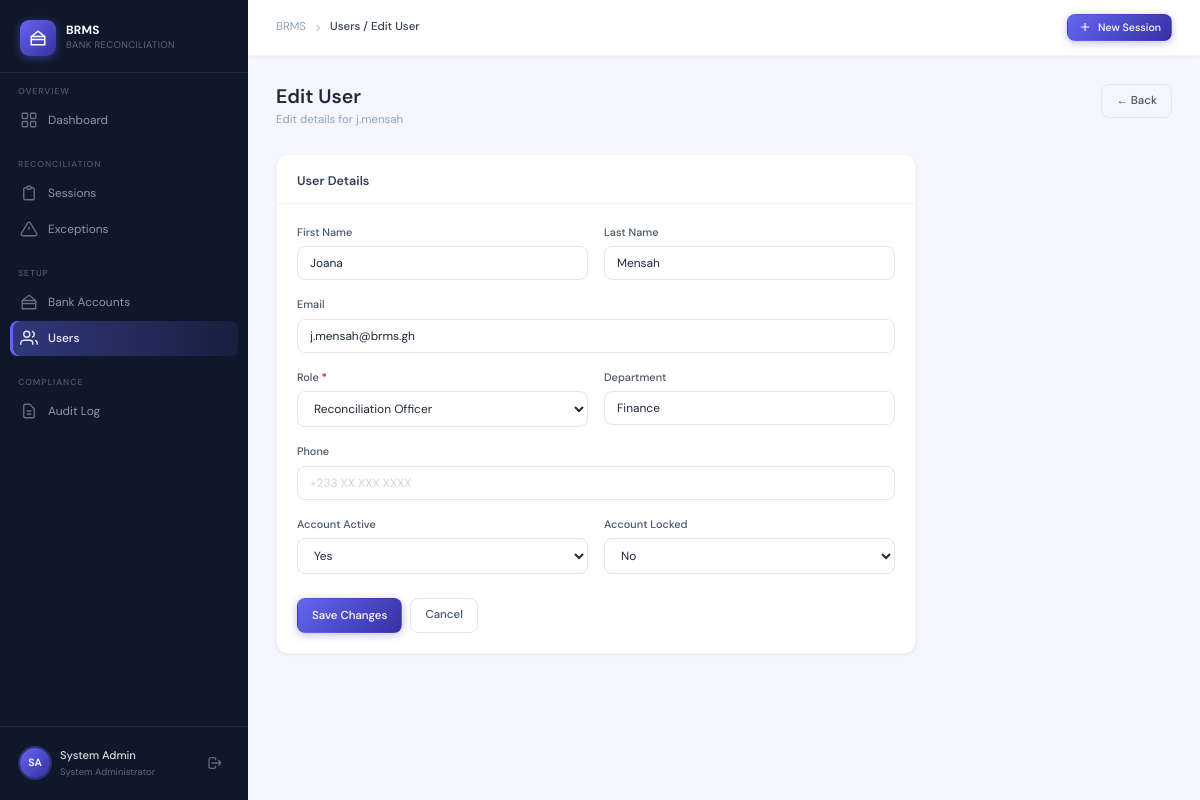
The app's page /accounts/users/7/edit/ (signed in) with its own data.
### accounts/models.py (models this page shows, shortened)
class User(AbstractUser):
    ROLE_CHOICES = [
        ('admin', 'System Administrator'),
        ('officer', 'Reconciliation Officer'),
        ('manager', 'Finance Manager'),
        ('auditor', 'Internal Auditor'),
        ('executive', 'Executive User'),
    ]
    role = models.CharField(max_length=20, choices=ROLE_CHOICES, default='officer')
    phone = models.CharField(max_length=20, blank=True)
    department = models.CharField(max_length=100, blank=True)
    is_locked = models.BooleanField(default=False)
    last_password_change = models.DateTimeField(null=True, blank=True)
    created_at = models.DateTimeField(auto_now_add=True)
    def can_upload(self):
        return self.role in ['officer', 'admin']

### accounts/views.py (the view)
# urls.py: path('users/<int:pk>/edit/', views.user_edit, name='user_edit'),
@login_required
def user_edit(request, pk):
    if request.user.role != 'admin':
        messages.error(request, 'Access denied.')
        return redirect('dashboard:home')
    user = get_object_or_404(User, pk=pk)
    form = UserEditForm(request.POST or None, instance=user)
    if request.method == 'POST' and form.is_valid():
        form.save()
        log_action(request, 'EDIT_USER', 'User', user.id, new=str(form.cleaned_data))
        messages.success(request, 'User updated successfully.')
        return redirect('accounts:user_list')
    return render(request, 'accounts/user_form.html', {'form': form, 'title': 'Edit User', 'edit_user': user})

### accounts/forms.py
class UserEditForm(forms.ModelForm):
    class Meta:
        model = User
        fields = ['first_name', 'last_name', 'email', 'role', 'phone', 'department', 'is_active', 'is_locked']

### templates/accounts/user_form.html (shortened to what this page needs)
{% extends 'base.html' %}
{% block nav_users %}active{% endblock %}
{% block breadcrumb %}Users / {{ title }}{% endblock %}
{% block content %}
<div class="page-header">
  <div>
    <div class="page-title">{{ title }}</div>
    <div class="page-subtitle">{% if edit_user %}Edit details for {{ edit_user.username }}{% else %}Add a new system user{% endif %}</div>
  </div>
  <a href="{% url 'accounts:user_list' %}" class="btn btn-outline">← Back</a>
</div>
<div style="max-width:640px">
  <div class="card">
    <div class="card-header"><span class="card-title">User Details</span></div>
    <div class="card-body">
      <form method="post">
        <div class="form-grid">
          <div class="form-group">
            <label class="form-label">First Name</label>
            <input type="text" name="first_name" class="form-control" placeholder="First name"
                   value="{{ form.first_name.value|default:'' }}">
          </div>
          <div class="form-group">
            <label class="form-label">Last Name</label>
            <input type="text" name="last_name" class="form-control" placeholder="Last name"
                   value="{{ form.last_name.value|default:'' }}">
          </div>
        </div>
        <div class="form-group">
          <label class="form-label">Email</label>
          <input type="email" name="email" class="form-control" placeholder="email@example.com"
                 value="{{ form.email.value|default:'' }}">
        </div>
        <div class="form-grid">
          <div class="form-group">
            <label class="form-label">Role <span style="color:var(--danger)">*</span></label>
            <select name="role" class="form-control">
              <option value="officer"    {% if form.role.value == 'officer' or not form.role.value %}selected{% endif %}>Reconciliation Officer</option>
            </select>
          </div>
          <div class="form-group">
            <label class="form-label">Department</label>
            <input type="text" name="department" class="form-control" placeholder="e.g. Finance"
                   value="{{ form.department.value|default:'' }}">
          </div>
        </div>
        <div class="form-group">
          <label class="form-label">Phone</label>
          <input type="text" name="phone" class="form-control" placeholder="+233 XX XXX XXXX"
                 value="{{ form.phone.value|default:'' }}">
        </div>
        {% if not edit_user %}
        <div class="form-grid">
          <div class="form-group">
            <label class="form-label">Password <span style="color:var(--danger)">*</span></label>
            <input type="password" name="password" class="form-control" placeholder="Min. 12 characters" required>
            {% if form.password.errors %}<div class="form-error">{{ form.password.errors }}</div>{% endif %}
          </div>
          <div class="form-group">
            <label class="form-label">Confirm Password <span style="color:var(--danger)">*</span></label>
            <input type="password" name="confirm_password" class="form-control" placeholder="Repeat password" required>
          </div>
        </div>
        {% else %}
        <div class="form-grid">
          <div class="form-group">
            <label class="form-label">Account Active</label>
            <select name="is_active" class="form-control">
              <option value="True" {% if form.is_active.value %}selected{% endif %}>Yes</option>
            </select>
          </div>
          <div class="form-group">
            <label class="form-label">Account Locked</label>
            <select name="is_locked" class="form-control">
              <option value="False" {% if not form.is_locked.value %}selected{% endif %}>No</option>
            </select>
          </div>
        </div>
        {% endif %}
        <div style="display:flex;gap:8px;margin-top:8px">
          <button type="submit" class="btn btn-primary">
            {% if edit_user %}Save Changes{% else %}Create User{% endif %}
          </button>
          <a href="{% url 'accounts:user_list' %}" class="btn btn-outline">Cancel</a>
        </div>
      </form>
    </div>
  </div>
</div>
{% endblock %}

### templates/base.html (shortened to what this page needs)
{% load static %}<!DOCTYPE html>
<html lang="en">
<head>
  <link rel="stylesheet" href="{% static 'css/brms.css' %}">
</head>
<body>
<div class="app-wrapper">
  <aside class="sidebar">
    <div class="sidebar-brand">
      <div class="brand-logo">
        <div class="brand-icon">
          <svg width="18" height="18" fill="none" stroke="currentColor" stroke-width="2" viewBox="0 0 24 24">
            <path d="M3 10h18M3 14h18M12 3L3 10v11h18V10L12 3z"/>
          </svg>
        </div>
        <div class="brand-text">
          <span class="brand-name">BRMS</span>
          <span class="brand-sub">Bank Reconciliation</span>
        </div>
      </div>
    </div>
    <nav class="sidebar-nav">
      <div class="nav-section">
        <div class="nav-section-label">Overview</div>
        <a href="{% url 'dashboard:home' %}" class="nav-item {% block nav_dashboard %}{% endblock %}">
          <svg class="nav-icon" fill="none" stroke="currentColor" stroke-width="1.8" viewBox="0 0 24 24">
            <rect x="3" y="3" width="7" height="7" rx="1"/><rect x="14" y="3" width="7" height="7" rx="1"/>
            <rect x="14" y="14" width="7" height="7" rx="1"/><rect x="3" y="14" width="7" height="7" rx="1"/>
          </svg>
          Dashboard
        </a>
      </div>
      <div class="nav-section">
        <div class="nav-section-label">Reconciliation</div>
        <a href="{% url 'reconciliation:session_list' %}" class="nav-item {% block nav_sessions %}{% endblock %}">
          <svg class="nav-icon" fill="none" stroke="currentColor" stroke-width="1.8" viewBox="0 0 24 24">
            <path d="M9 5H7a2 2 0 00-2 2v12a2 2 0 002 2h10a2 2 0 002-2V7a2 2 0 00-2-2h-2M9 5a2 2 0 002 2h2a2 2 0 002-2M9 5a2 2 0 012-2h2a2 2 0 012 2"/>
          </svg>
          Sessions
        </a>
        <a href="{% url 'reconciliation:exception_list' %}" class="nav-item {% block nav_exceptions %}{% endblock %}">
          <svg class="nav-icon" fill="none" stroke="currentColor" stroke-width="1.8" viewBox="0 0 24 24">
            <path d="M12 9v4m0 4h.01M10.29 3.86L1.82 18a2 2 0 001.71 3h16.94a2 2 0 001.71-3L13.71 3.86a2 2 0 00-3.42 0z"/>
          </svg>
          Exceptions
        </a>
      </div>
      <div class="nav-section">
        <div class="nav-section-label">Setup</div>
        <a href="{% url 'reconciliation:bank_account_list' %}" class="nav-item {% block nav_banks %}{% endblock %}">
          <svg class="nav-icon" fill="none" stroke="currentColor" stroke-width="1.8" viewBox="0 0 24 24">
            <path d="M3 10h18M3 14h18M12 3L3 10v11h18V10L12 3z"/>
          </svg>
          Bank Accounts
        </a>
        {% if user.role == 'admin' %}
        <a href="{% url 'accounts:user_list' %}" class="nav-item {% block nav_users %}{% endblock %}">
          <svg class="nav-icon" fill="none" stroke="currentColor" stroke-width="1.8" viewBox="0 0 24 24">
            <path d="M17 21v-2a4 4 0 00-4-4H5a4 4 0 00-4 4v2M9 11a4 4 0 100-8 4 4 0 000 8zM23 21v-2a4 4 0 00-3-3.87M16 3.13a4 4 0 010 7.75"/>
          </svg>
          Users
        </a>
        {% endif %}
      </div>
      <div class="nav-section">
        <div class="nav-section-label">Compliance</div>
        <a href="{% url 'reconciliation:audit_log' %}" class="nav-item {% block nav_audit %}{% endblock %}">
          <svg class="nav-icon" fill="none" stroke="currentColor" stroke-width="1.8" viewBox="0 0 24 24">
            <path d="M9 12h6m-6 4h6m2 5H7a2 2 0 01-2-2V5a2 2 0 012-2h5.586a1 1 0 01.707.293l5.414 5.414a1 1 0 01.293.707V19a2 2 0 01-2 2z"/>
          </svg>
          Audit Log
        </a>
      </div>
    </nav>
    <div class="sidebar-footer">
      <div class="user-card">
        <div class="user-avatar">{{ user.first_name|first|upper }}{{ user.last_name|first|upper }}</div>
        <div class="user-info">
          <div class="user-name">{{ user.get_full_name|default:user.username }}</div>
          <div class="user-role">{{ user.get_role_display }}</div>
        </div>
        <a href="{% url 'accounts:logout' %}" class="logout-btn" title="Sign out">
          <svg width="16" height="16" fill="none" stroke="currentColor" stroke-width="2" viewBox="0 0 24 24">
            <path d="M17 16l4-4m0 0l-4-4m4 4H7m6 4v1a3 3 0 01-3 3H6a3 3 0 01-3-3V7a3 3 0 013-3h4a3 3 0 013 3v1"/>
          </svg>
        </a>
      </div>
    </div>
  </aside>
  <div class="main-content">
    <div class="topbar">
      <div class="page-breadcrumb">
        <span>BRMS</span>
        <svg width="12" height="12" fill="none" stroke="currentColor" stroke-width="2" viewBox="0 0 24 24"><path d="M9 18l6-6-6-6"/></svg>
        <span class="current">{% block breadcrumb %}Home{% endblock %}</span>
      </div>
      <div class="topbar-actions">
        {% if user.can_upload %}
        <a href="{% url 'reconciliation:session_create' %}" class="btn btn-primary btn-sm">
          <svg width="14" height="14" fill="none" stroke="currentColor" stroke-width="2" viewBox="0 0 24 24"><path d="M12 5v14M5 12h14"/></svg>
          New Session
        </a>
        {% endif %}
      </div>
    </div>
    <div class="page-body">
      {% block content %}{% endblock %}
    </div>
  </div>
</div>
</body>
</html>

### records on screen
User: first_name|first "S", last_name|first "A", get_full_name "System Admin", role "System Administrator"
User: username "j.mensah", first_name "Joana", last_name "Mensah", email "j.mensah@brms.gh", role "Reconciliation Officer", department "Finance"

### other values on screen
{{ title }} "Edit User"
